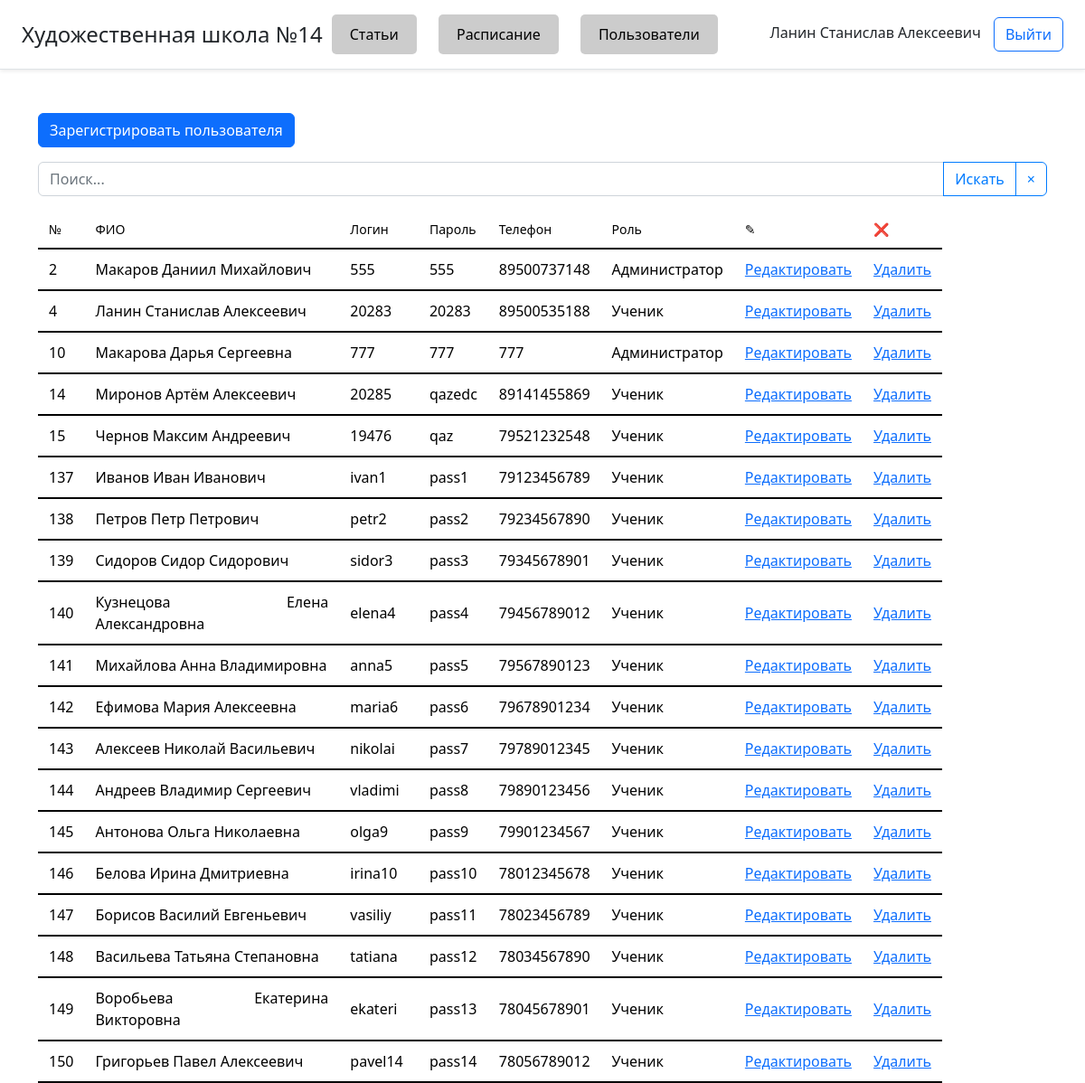
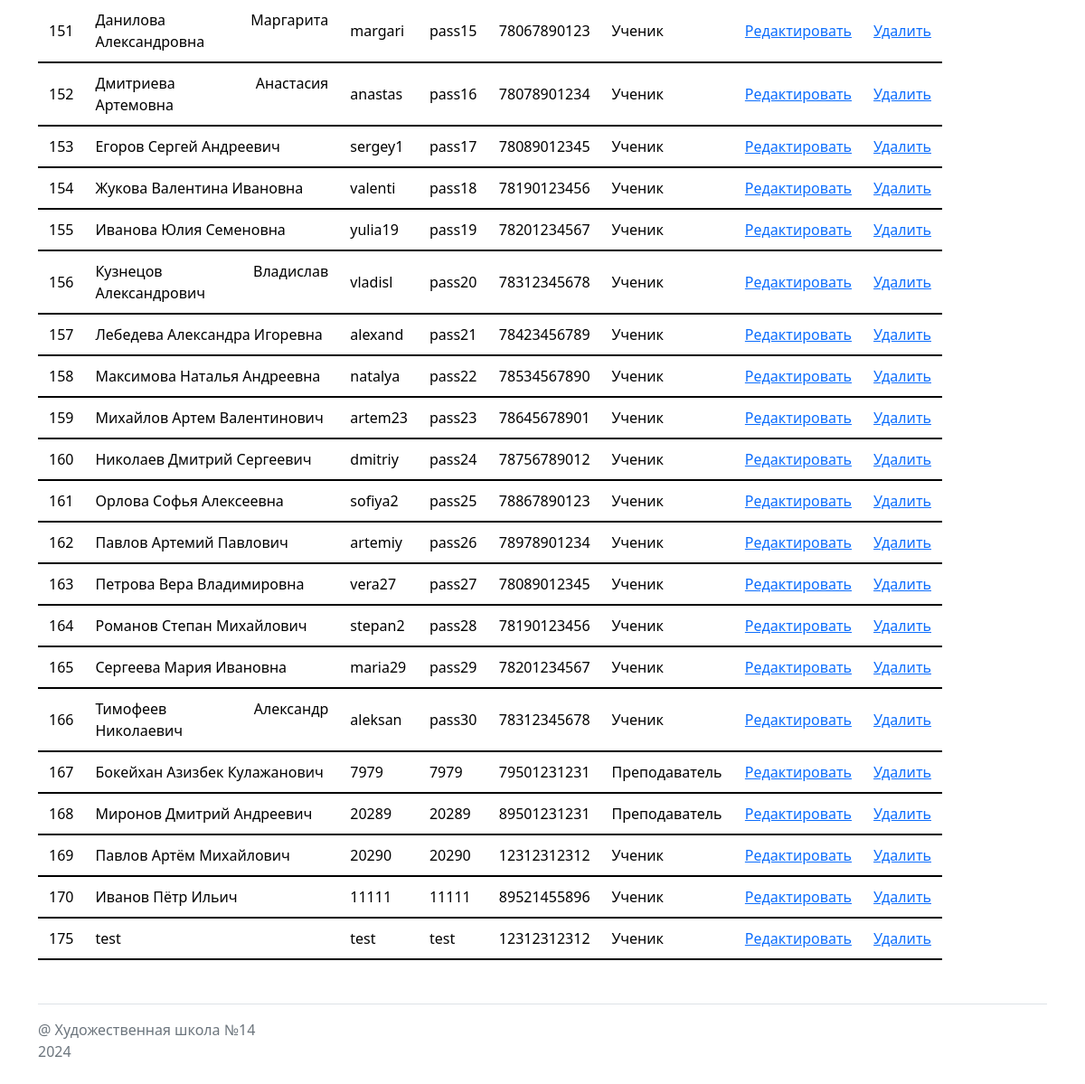
/admin/workers2.php (signed in), run on an earlier commit of the app's database (2 pictures, top to bottom).
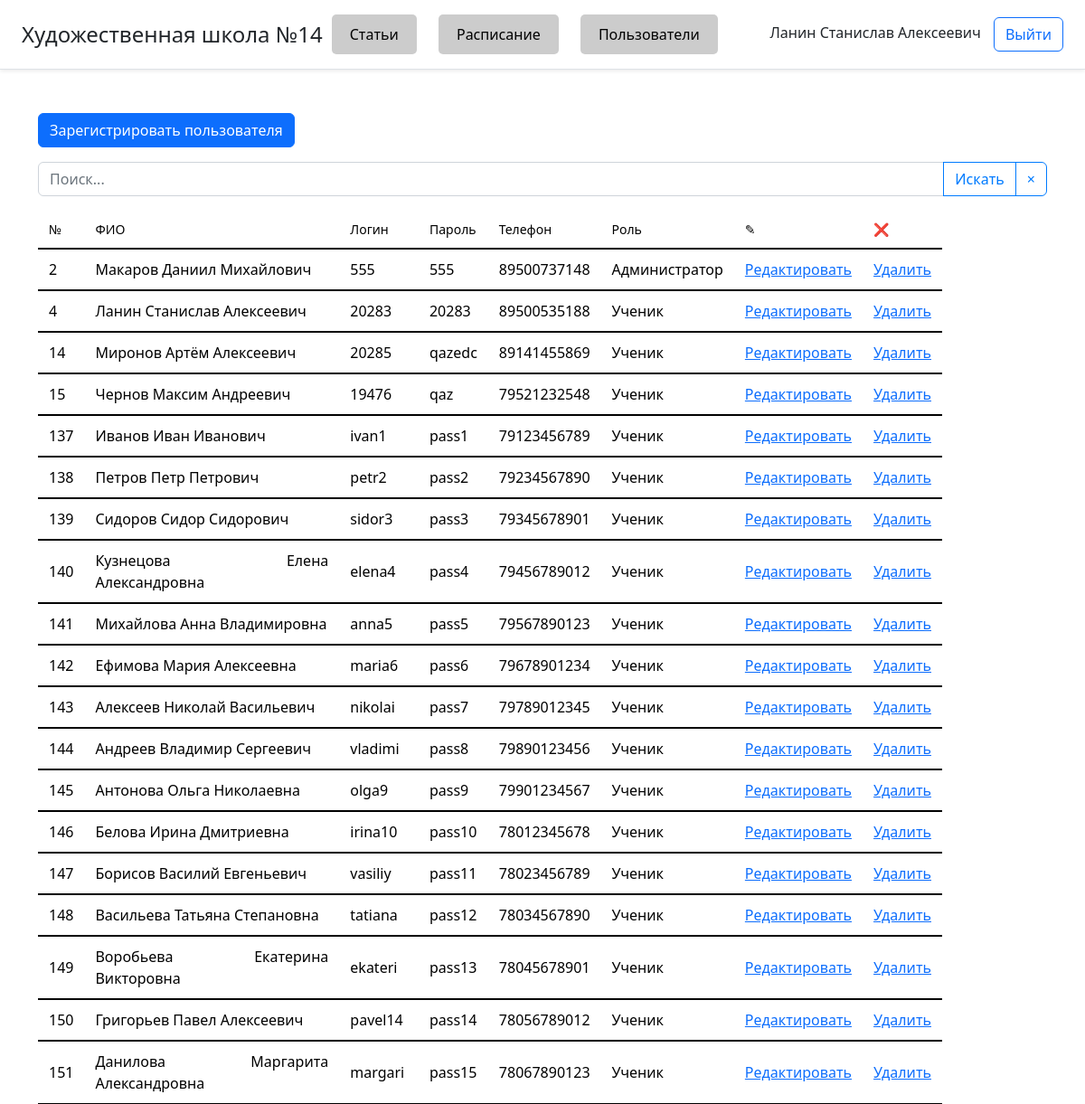
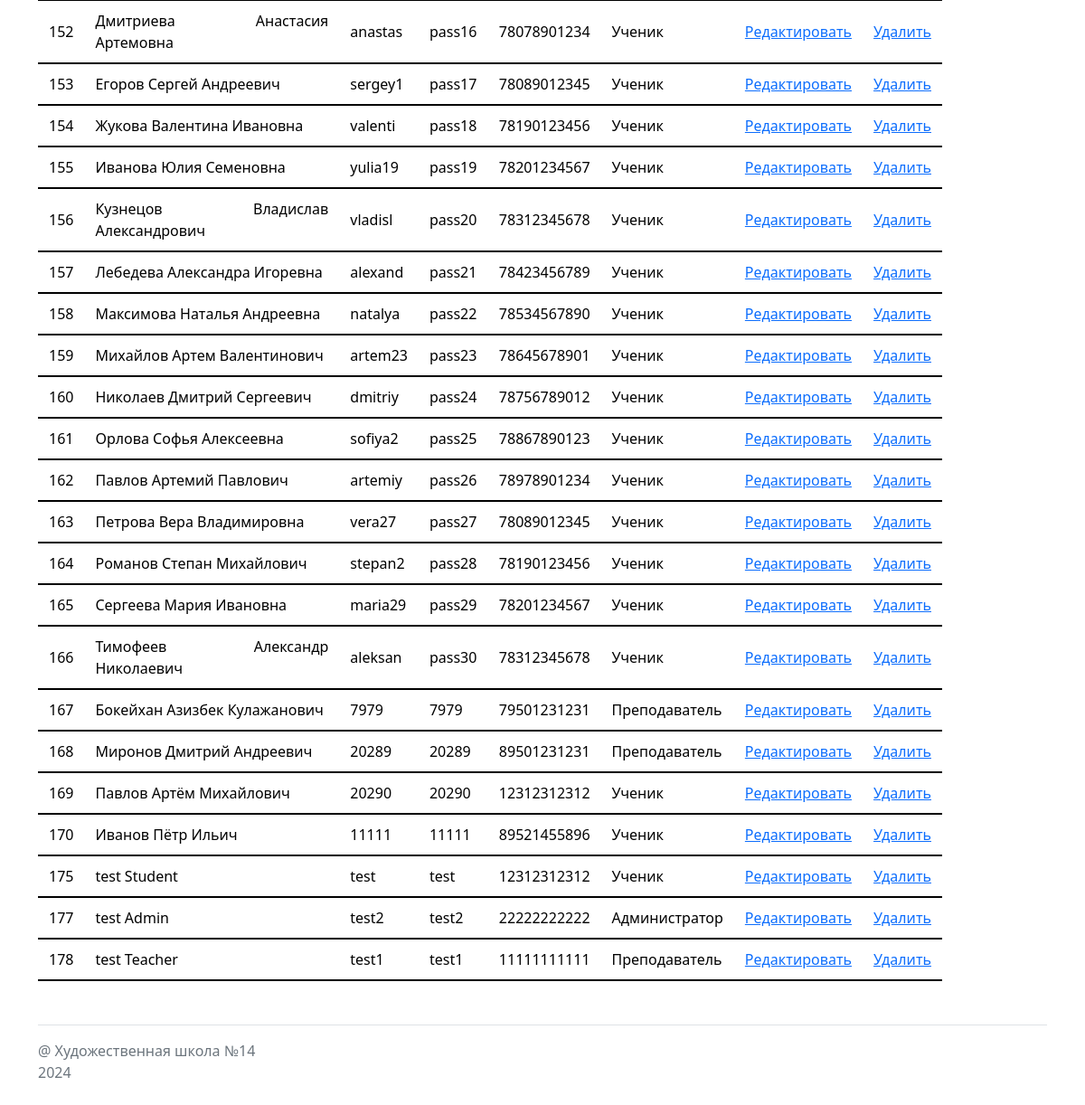
And on a later commit of the database (2 pictures, top to bottom).
### tables this page shows
CREATE TABLE `users` (
  `id` int(11) NOT NULL,
  `full_name` varchar(45) NOT NULL,
  `login` varchar(7) DEFAULT NULL,
  `password` varchar(45) NOT NULL,
  `phone` bigint(11) NOT NULL,
  `roles_id` int(1) DEFAULT NULL
);

CREATE TABLE `roles` (
  `id` int(1) NOT NULL,
  `name` varchar(15) NOT NULL
);

### admin/workers2.php (the view, shortened to what this page needs)
<?php
require_once '../connect.php';
if(isset($_GET['search'])) {
    $search = $_GET['search'];
    $query = "SELECT users.*, roles.name AS role_name FROM `users` INNER JOIN `roles` ON users.roles_id = roles.id
    WHERE full_name LIKE '%$search%' OR login LIKE '%$search%' OR phone LIKE '%$search%' OR roles.name LIKE '%$search%'";
} else {
    $query = "SELECT users.*, roles.name AS role_name FROM `users` INNER JOIN `roles` ON users.roles_id = roles.id";
}
$result = mysqli_query($connect, $query);?>
<!DOCTYPE html>
<html lang="en">
<head>
    <link rel="stylesheet" href="../css/style.css">
    <link rel="stylesheet" href="https://cdn.jsdelivr.net/npm/bootstrap@5.2.2/dist/css/bootstrap.min.css">
</head>
<body>
<?php if(!empty($_SESSION['users']['full_name'])):?>
    <?php require "../blocks/admin_header.php" ?>
    <div class="container mt-5">
        <a href="register.php" class="btn btn-primary mb-3">Зарегистрировать пользователя</a>
        <form action="" method="get">
            <div class="input-group mb-3">
                <input type="text" class="form-control" placeholder="Поиск..." aria-label="Search" aria-describedby="clear-search" name="search" value="<?php echo isset($_GET['search']) ? $_GET['search'] : ''; ?>">
                <button class="btn btn-outline-secondary" type="submit" id="button-addon2">Искать</button>
                <button class="btn btn-outline-secondary" type="button" id="clear-search">&times;</button>
            </div>
        </form>
        <table width="1000" class="sold">
            <thead>
            <tr class="td-u">
                <th>№</th>
                <th>ФИО</th>
                <th>Логин</th>
                <th>Пароль</th>
                <th>Телефон</th>
                <th>Роль</th>
                <th class="td-u2">&#9998;</th>
                <th class="td-u2">&#10060;</th>
            </tr>
            </thead>
            <tbody>
            <?php
            while($char = mysqli_fetch_assoc($result)) {
                ?>
                <tr class="td-o">
                    <td><?= $char['id'] ?></td>
                    <td><?= $char['full_name'] ?></td>
                    <td><?= $char['login'] ?></td>
                    <td><?= $char['password'] ?></td>
                    <td><?= $char['phone'] ?></td>
                    <td><?= $char['role_name'] ?></td>
                    <td><a href="update3.php?id=<?= $char['id'] ?>">Редактировать</a></td>
                    <td><a href="delete.php?id=<?= $char['id'] ?>">Удалить</a></td>
                </tr>
                <?php
            }
            ?>
            </tbody>
        </table>
    </div>
    <?php require "../blocks/footer.php" ?>
<?php else:
    echo '<h3 class="p-2 text-dark text-decoration-none">Отказано</h3>';
    echo '<a href="/" class="btn btn-primary" >На главную</a>';
    ?>
<?php endif ?>
</body>
</html>

What changed in the data, as far as the page shows it:
removed users: id "10", full_name "Макарова Дарья Сергеевна", login "777", password "777", phone "777", roles.name "Администратор"
changed users "test": full_name "test" → "test Student"
added users: id "177", full_name "test Admin", login "test2", password "test2", phone "22222222222", roles.name "Администратор"
added users: id "178", full_name "test Teacher", login "test1", password "test1", phone "11111111111", roles.name "Преподаватель"
